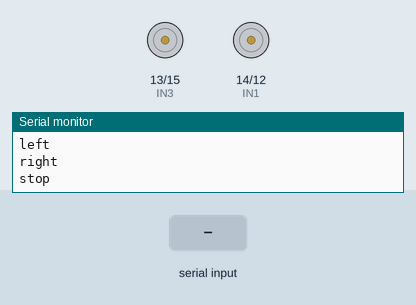
Simulated run of this sketch. Board: ESP32. On the bench: motor-driver pin pairs drawn as motors (green arrow = first pin HIGH = forward, orange = second pin HIGH = backward, longer = more drive), the last lines printed to the serial monitor. The test bench sets the inputs (shaded band).

Above: at 1.2 s.
1.3 s: "forward\n" received over Serial
At 2.5 s:
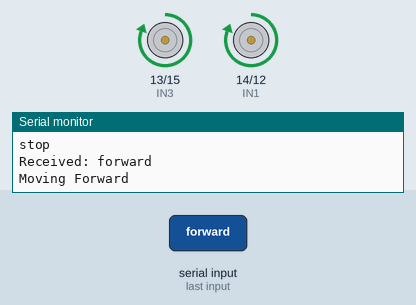
2.8 s: "backward\n" received over Serial
At 3.6 s:
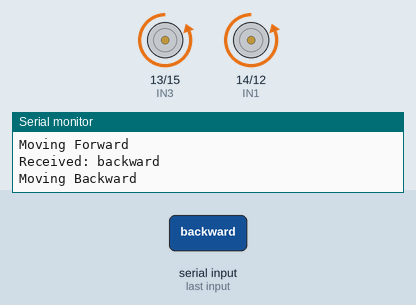
4.3 s: "left\n" received over Serial
At 4.8 s:
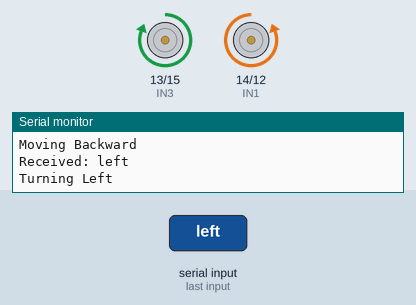
5.8 s: "right\n" received over Serial
At 7.1 s:
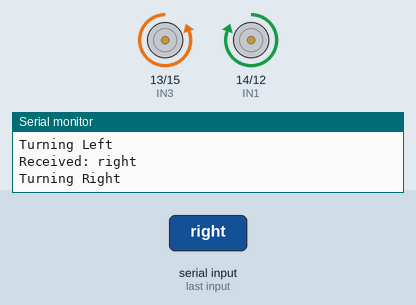
Timing chart, 0 to 8.3 s (numbered marks = the images above; inputs shaded):
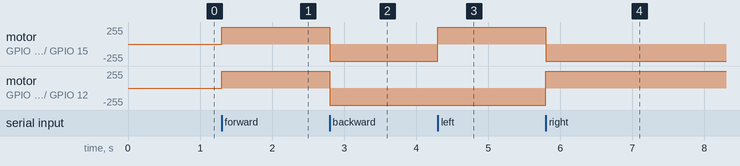

Measured:
- after the input at 1.3 s, motor on GPIO 13 (IN3) / GPIO 15 (IN4), motor on GPIO 14 (IN1) / GPIO 12 (IN2): stopped → forward 255/255 at once
- after the input at 2.8 s, motor on GPIO 13 (IN3) / GPIO 15 (IN4), motor on GPIO 14 (IN1) / GPIO 12 (IN2): forward 255/255 → backward 255/255 at once
- after the input at 4.3 s, motor on GPIO 13 (IN3) / GPIO 15 (IN4): backward 255/255 → forward 255/255 at once
- after the input at 5.8 s, motor on GPIO 13 (IN3) / GPIO 15 (IN4): forward 255/255 → backward 255/255 at once; motor on GPIO 14 (IN1) / GPIO 12 (IN2): backward 255/255 → forward 255/255 at once

The sketch:

esp32_car.ino
```cpp
// ===============================
// ESP32 Gesture Controlled Car
// Receives commands from Python
// via USB Serial
// ===============================

// Motor A
#define IN1 14
#define IN2 12

// Motor B
#define IN3 13
#define IN4 15

String command = "";

void setup() {

  Serial.begin(115200);

  pinMode(IN1, OUTPUT);
  pinMode(IN2, OUTPUT);
  pinMode(IN3, OUTPUT);
  pinMode(IN4, OUTPUT);

  stopCar();

  Serial.println("ESP32 Gesture Controlled Car Ready");
  Serial.println("Commands:");
  Serial.println("forward");
  Serial.println("backward");
  Serial.println("left");
  Serial.println("right");
  Serial.println("stop");
}

void loop() {

  if (Serial.available()) {

    command = Serial.readStringUntil('\n');
    command.trim();

    Serial.print("Received: ");
    Serial.println(command);

    if (command == "forward") {
      moveForward();
    }

    else if (command == "backward") {
      moveBackward();
    }

    else if (command == "left") {
      turnLeft();
    }

    else if (command == "right") {
      turnRight();
    }

    else if (command == "stop") {
      stopCar();
    }

    else {
      Serial.println("Unknown Command");
    }
  }
}

// =================================
// MOTOR FUNCTIONS
// =================================

void moveForward() {

  digitalWrite(IN1, HIGH);
  digitalWrite(IN2, LOW);

  digitalWrite(IN3, HIGH);
  digitalWrite(IN4, LOW);

  Serial.println("Moving Forward");
}

void moveBackward() {

  digitalWrite(IN1, LOW);
  digitalWrite(IN2, HIGH);

  digitalWrite(IN3, LOW);
  digitalWrite(IN4, HIGH);

  Serial.println("Moving Backward");
}

void turnLeft() {

  digitalWrite(IN1, LOW);
  digitalWrite(IN2, HIGH);

  digitalWrite(IN3, HIGH);
  digitalWrite(IN4, LOW);

  Serial.println("Turning Left");
}

void turnRight() {

  digitalWrite(IN1, HIGH);
  digitalWrite(IN2, LOW);

  digitalWrite(IN3, LOW);
  digitalWrite(IN4, HIGH);

  Serial.println("Turning Right");
}

void stopCar() {

  digitalWrite(IN1, LOW);
  digitalWrite(IN2, LOW);

  digitalWrite(IN3, LOW);
  digitalWrite(IN4, LOW);

  Serial.println("Stopped");
}
```
